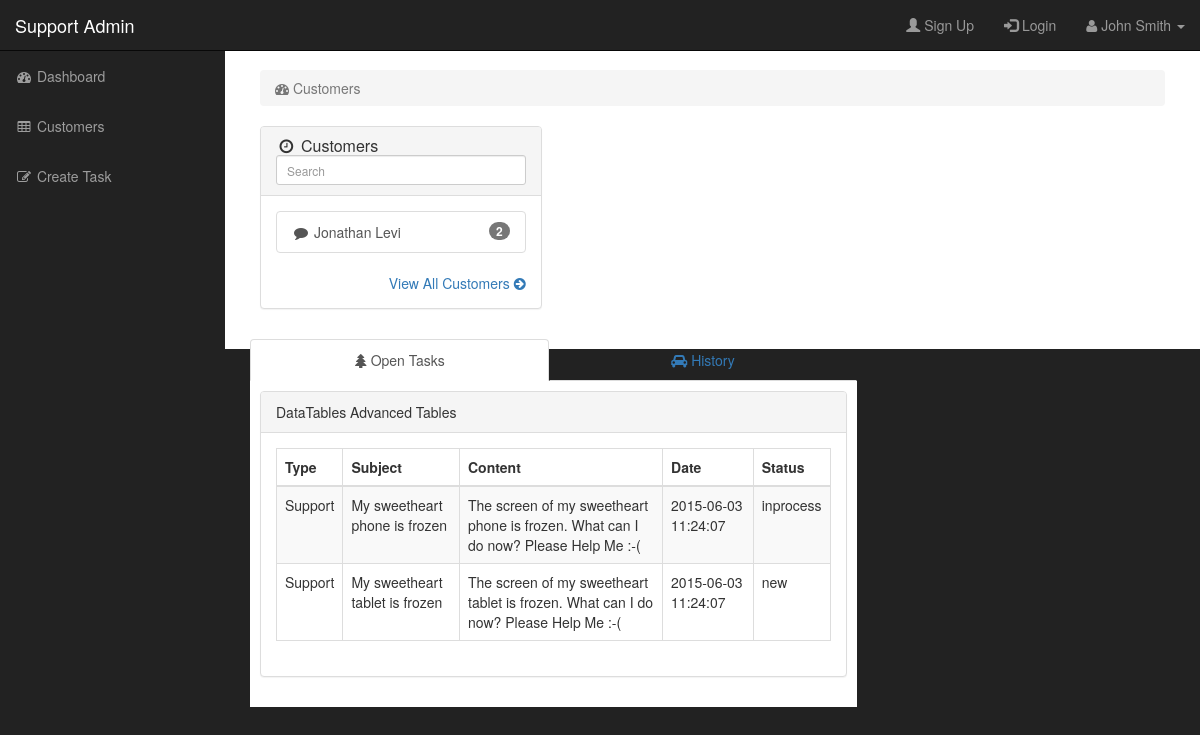
The app's page /customers.php (signed in) with its own data.
### tables this page shows
CREATE TABLE IF NOT EXISTS users(
	id INT UNSIGNED AUTO_INCREMENT NOT NULL,
	name VARCHAR(30) NOT NULL,
	email VARCHAR(50),
	phone VARCHAR(15),
	image_path VARCHAR(60),
	password VARCHAR(15),
	userType VARCHAR(15) NOT NULL,
	PRIMARY KEY (id),
    UNIQUE (email)
);

CREATE TABLE IF NOT EXISTS tasks(
	id INT UNSIGNED AUTO_INCREMENT NOT NULL,
	taskType VARCHAR(15) NOT NULL,
	userId VARCHAR(50) NOT NULL,
	subject	VARCHAR(160) NOT NULL,
	content VARCHAR(255) NOT NULL,
	creationDate DATETIME NOT NULL,
	status VARCHAR(15) NOT NULL,
	PRIMARY KEY (id)
);

### include/dal.php (called while the page is built, shortened)
<?php
function getDbConnection()
{
	$dbUri  = 'mysql:host=127.0.0.1;dbname=php_support_system';
	$dbUser = 'root';
	$dbPass = '';
	$dbh = new PDO($dbUri, $dbUser, $dbPass, array(
		PDO::ATTR_ERRMODE => PDO::ERRMODE_EXCEPTION
	));
	return $dbh;
}
function get_all_customers()
{
    $dbh = getDbConnection();
	$sql = "SELECT u.*, count(t.status) tasksNum
			FROM users u
			LEFT JOIN tasks t
			ON u.id = t.userId
			WHERE u.userType = 'customer' AND NOT(t.status='closed')
			group by u.id
			ORDER BY t.status, u.name";
    $stmt = $dbh->prepare($sql);
	if ($stmt->execute()){
		$result = $stmt->fetchAll(PDO::FETCH_ASSOC);
		if (isset($customersList)){return $customersList;}
		else {return $result;}
	}
	else{
		return null;
	}
}
function get_all_Open_Tasks($customerId){
    $dbh = getDbConnection();
	$sql = "SELECT tasks.taskType , tasks.subject , tasks.content ,  tasks.creationDate , tasks.status, tasks.id taskId
			FROM users JOIN tasks
			ON users.id = tasks.userId
			where tasks.status NOT LIKE '%closed%'
			and tasks.userId = " . $customerId;
    $stmt = $dbh->prepare($sql);
	if ($stmt->execute()){
		$result = $stmt->fetchAll(PDO::FETCH_ASSOC);
		if (isset($customersList1)){return $customersList1;}
		else {return $result;}
	}
	else{
		return null;
	}
}

### customers.php (the view, shortened to what this page needs)
<?php require_once 'include/header.php';?>
<?php require_once 'include/dal.php';?>
        <div id="page-wrapper">
            <div class="container-fluid">
                <div class="row">
                    <div class="col-lg-12">
                        <ol class="breadcrumb">
                            <li class="active">
                                <i class="fa fa-dashboard"></i> Customers
                            </li>
                        </ol>
                    </div>
                </div>
                <div class="row">
                    <div class="col-lg-4">
                        <div class="panel panel-default">
                            <div class="panel-heading">
                                <h3 class="panel-title"><i class="fa fa-clock-o fa-fw"></i> Customers</h3>
								<div id="dataTables-example_filter" class="dataTables_filter">
									<input type="search" class="form-control input-sm" placeholder="Search" aria-controls="dataTables-example">
								</div>
                            </div>
                            <div class="panel-body">
                                <div class="list-group">
									<?php $customersList = get_all_customers();
									foreach ($customersList as $customer){ ?>
										<a href="?clientid=<?=$customer["id"];?>" class="list-group-item">
											<span class="badge"> <?= $customer["tasksNum"];?></span>
											<i class="fa fa-fw fa-comment"></i> <?= $customer["name"];?>
										</a>
									<?php
									}
									?>
                                </div>
                                <div class="text-right">
                                    <a href="#">View All Customers <i class="fa fa-arrow-circle-right"></i></a>
                                </div>
                            </div>
                        </div>
                    </div>
				</div>
             </div>
         </div>
            <div class="col-lg-8">
            <?php
			if(!empty($_GET["clientid"])){$clientId = htmlspecialchars($_GET["clientid"]);}
			else {$clientId = $customersList[0]["id"];}
			$customersList1 = get_all_Open_Tasks($clientId);?>
                <ul id="myTab" class="nav nav-tabs nav-justified">
                    <li class="active"><a href="#service-one" data-toggle="tab"><i class="fa fa-tree"></i> Open Tasks</a>
                    </li>
                    <li class=""><a href="#service-two" data-toggle="tab"><i class="fa fa-car"></i> History</a>
                    </li>
                </ul>
                <div id="myTabContent" class="tab-content">
                    <div class="tab-pane fade active in" id="service-one">
						<div id="page-wrapper">
							<div class="row">
								<div class="col-lg-12">
									<div class="panel panel-default">
										<div class="panel-heading">
											DataTables Advanced Tables
										</div>
										<div class="panel-body">
											<div class="dataTable_wrapper">
												<table class="table table-striped table-bordered table-hover" id="dataTables-example">
													<thead>
														<tr>
															<th>Type</th>
															<th>Subject</th>
															<th>Content</th>
															<th>Date</th>
															<th>Status</th>
														</tr>
													</thead>
													<tbody>
													<?php foreach ($customersList1 as $customer){?>
														<tr style="cursor: pointer;" onclick="openTaskView('<?=$customer["taskId"]?>');" class="odd gradeX">
															<td><?= $customer["taskType"];?></td>
															<td><?= $customer["subject"];?> </td>
															<td><?= $customer["content"];?> </td>
															<td><?= $customer["creationDate"];?> </td>
															<td><?= $customer["status"];?> </td>
														</tr>
												<?php
												}
												 ?>
													</tbody>
												</table>
											</div>
										</div>
									</div>
								</div>
							</div>
						</div>
					</div>
				</div>
			</div>
<?php require_once 'include/footer.php';?>

### include/header.php (shortened to what this page needs)
<?php require_once 'include/dal.php';?>
<!DOCTYPE html>
<html lang="en">
<head>
    <link href="css/bootstrap.min.css" rel="stylesheet">
    <link href="css/sb-admin.css" rel="stylesheet">
    <link href="font-awesome/css/font-awesome.min.css" rel="stylesheet" type="text/css">
</head>
<body>
    <div id="wrapper">
        <nav class="navbar navbar-inverse navbar-fixed-top" role="navigation">
            <div class="navbar-header">
                <a class="navbar-brand" href="index.php">Support Admin</a>
            </div>
            <ul class="nav navbar-right top-nav">
				<li><a href="#"><span class="glyphicon glyphicon-user"></span> Sign Up</a></li>
				<li><a href="#"><span class="glyphicon glyphicon-log-in"></span> Login</a></li>
                <li class="dropdown">
                    <a href="#" class="dropdown-toggle" data-toggle="dropdown"><i class="fa fa-user"></i> John Smith <b class="caret"></b></a>
                </li>
            </ul>
            <div class="collapse navbar-collapse navbar-ex1-collapse">
                <ul class="nav navbar-nav side-nav">
                    <li>
                        <a href="index.php"><i class="fa fa-fw fa-dashboard"></i> Dashboard</a>
                    </li>
                    <li>
                        <a href="customers.php"><i class="fa fa-fw fa-table"></i> Customers</a>
                    </li>
                    <li>
                        <a href="create_form.php"><i class="fa fa-fw fa-edit"></i> Create Task</a>
                    </li>
                </ul>
            </div>
        </nav>
        <div id="page-wrapper">

### include/footer.php (shortened to what this page needs)
		</div>
    </div>
</body>
</html>

### css/sb-admin.css (style rules this page uses)
body { margin-top: 100px; background-color: #222; }
@media (min-width:768px) { body { margin-top: 50px; } }
#wrapper { padding-left: 0; }
#page-wrapper { width: 100%; padding: 0; background-color: #fff; }
@media (min-width:768px) { #wrapper { padding-left: 225px; } }
@media (min-width:768px) { #page-wrapper { padding: 10px; } }
.top-nav { padding: 0 15px; }
.top-nav>li { display: inline-block; float: left; }
.top-nav>li>a { padding-top: 15px; padding-bottom: 15px; line-height: 20px; color: #999; }
@media (min-width:768px) { .side-nav { position: fixed; top: 51px; left: 225px; width: 225px; margin-left: -225px; border: none; border-radius: 0; overflow-y: auto; background-color: #222; bottom: 0; overflow-x: hidden; padding-bottom: 40px; } }
@media (min-width:768px) { .side-nav>li>a { width: 225px; } }

### records on screen
users: tasksNum "2", name "Jonathan Levi"
tasks: taskType "Support", subject "My sweetheart phone is frozen", content "The screen of my sweetheart phone is frozen. What can I do now? Please Help Me :-(", creationDate "2015-06-03 11:24:07", status "inprocess"
tasks: taskType "Support", subject "My sweetheart tablet is frozen", content "The screen of my sweetheart tablet is frozen. What can I do now? Please Help Me :-(", creationDate "2015-06-03 11:24:07", status "new"
